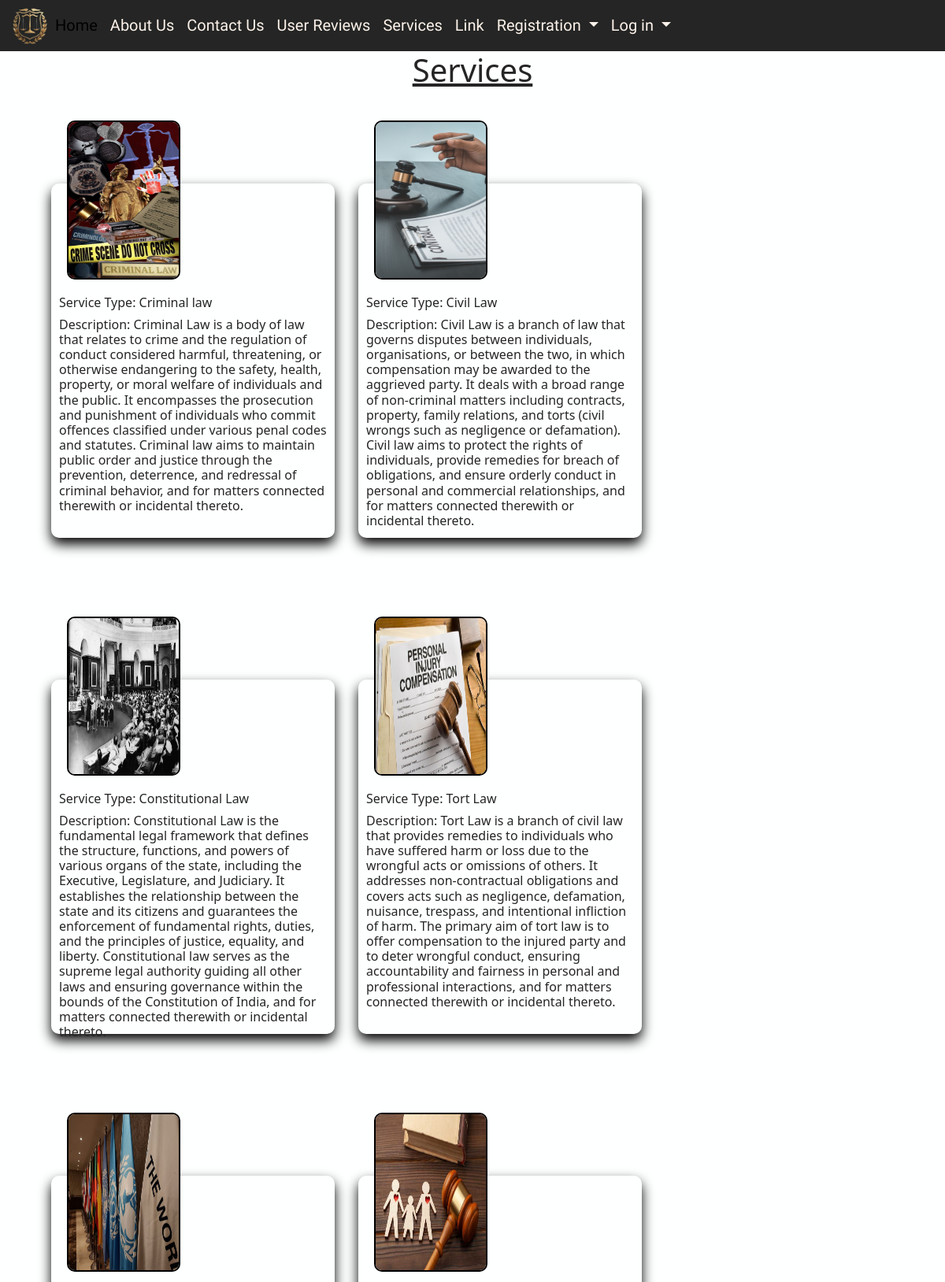
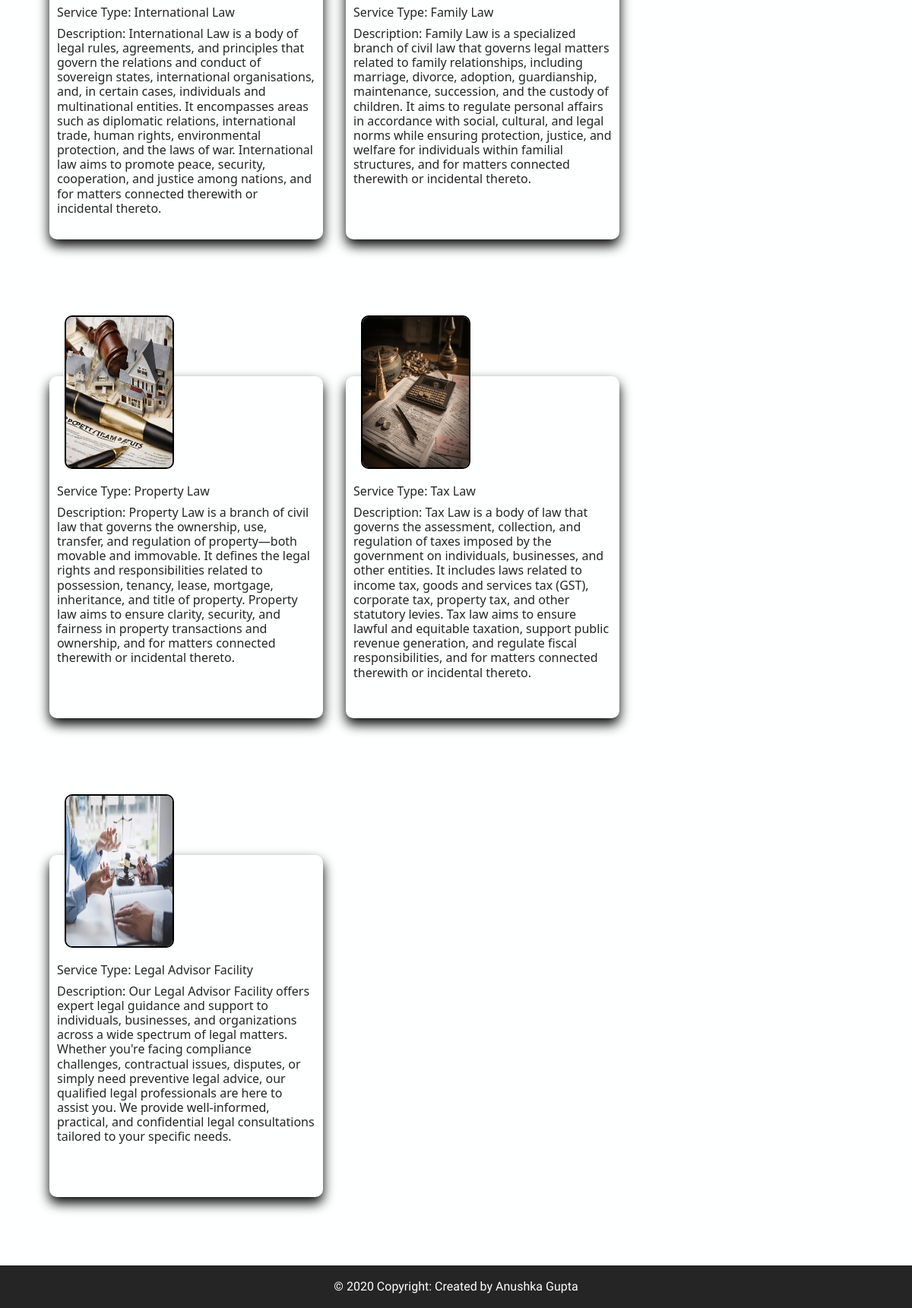
Page /services/ on the committed database (2 pictures, top to bottom).
### legal_app/models.py (models this page shows)
class Service(models.Model):
    service_type=models.CharField(max_length=100,primary_key=True)
    description=models.TextField(default="")
    service_pic=models.FileField(upload_to="service_pic/",default="")

### legal_app/views.py (the view)
# urls.py: path("services/",views.services,name="services"),
def services(request):
    services_list=Service.objects.all()
    services_dict={"services_key":services_list}
    return render(request,"legal_app/html/services.html",services_dict)

### legal_app/templates/legal_app/html/services.html (shortened to what this page needs)
<!DOCTYPE html>
{% load static %}
<html lang="en">
<head>
    {% include 'legal_app/common/common_css.html' %}
</head>
<body>
    <div class="main-div">
    {% include 'legal_app/common/header.html' %}
    <div style="margin:auto;" class="text-center">
        <h1 style="color:#242524; text-decoration:underline;">Services</h1>
    </div>
     <div class="feedback-div">
        {% for s in services_key %}
        <div class="feedback-card">
            <img src="/media/{{s.service_pic}}" alt="">
            <h6>Service Type: {{s.service_type}}</h6>
            <h6>Description: {{s.description}}</h6>
        </div>
        {% endfor %}
     </div>
    </div>
    {% include 'legal_app/common/footer.html' %}
</body>
</html>

### legal_app/templates/legal_app/common/common_css.html (shortened to what this page needs)
<!DOCTYPE html>
{% load static %}
<html lang="en">
<head>
    <link href="https://cdn.jsdelivr.net/npm/bootstrap@5.3.7/dist/css/bootstrap.min.css" rel="stylesheet">
    <link rel="stylesheet" href="https://cdnjs.cloudflare.com/ajax/libs/font-awesome/6.7.2/css/all.min.css" />
    <link rel="stylesheet" href="{% static 'legal_app/css/custom_style.css' %}">
</head>
<body>
</body>
</html>

### legal_app/templates/legal_app/common/header.html (shortened to what this page needs)
<!DOCTYPE html>
{% load static %}
<html lang="en">
<head>
</head>
<body>
    <nav class="navbar navbar-expand-lg" style="background-color:#242524;">
  <div class="container-fluid">
    <img src="{% static 'legal_app/images/image-removebg-preview.png' %}" style="width:50px; border-radius:50%;">
    <div class="collapse navbar-collapse" id="navbarSupportedContent">
      <ul class="navbar-nav me-auto mb-2 mb-lg-0">
        <li class="nav-item">
          <a class="nav-link active" aria-current="page" href="/">Home</a>
        </li>
        <li class="nav-item">
          <a class="nav-link" href="/about/">About Us</a>
        </li>
        <li class="nav-item">
          <a class="nav-link" href="/contact/">Contact Us</a>
        </li>
        <li class="nav-item">
          <a class="nav-link" href="/all_feedback/">User Reviews</a>
        </li>
        <li class="nav-item">
          <a class="nav-link" href="/services/">Services</a>
        </li>
        <li class="nav-item">
          <a class="nav-link" href="#">Link</a>
        </li>
        <li class="nav-item dropdown">
          <a class="nav-link dropdown-toggle" href="#" role="button" data-bs-toggle="dropdown" aria-expanded="false">
            Registration
          </a>
        </li>
         <li class="nav-item dropdown">
          <a class="nav-link dropdown-toggle" href="#" role="button" data-bs-toggle="dropdown" aria-expanded="false">
            Log in
          </a>
        </li>
      </ul>
    </div>
  </div>
</nav>
</body>
</html>

### legal_app/templates/legal_app/common/footer.html (shortened to what this page needs)
<!DOCTYPE html>
<html lang="en">
<head>
</head>
<body>
    <footer class="bg-body text-center text-lg-start ">
  <div class="text-center p-3" style="background-color:#242524; color:#feffff; font-family:'Quintessential';">
    © 2020 Copyright: Created by Anushka Gupta
  </div>
</footer>
</body>
</html>

### legal_app/static/legal_app/css/custom_style.css (style rules this page uses)
html,body { min-height:100vh; display:flex; flex-direction:column; background-color:#feffff; }
.main-div { flex:1; }

### legal_app/templates/legal_app/html/services.html (style rules this page uses)
.feedback-div { display: flex; margin-left:50px; flex-wrap:wrap; margin-top: 30px; }
.feedback-card { width:360px; height: 450px; margin:15px; border-radius: 10px; transition: transform 0.5s; box-shadow:0 8px 16px rgb(0,0,0.8); margin-bottom: 90px; margin-top: 90px; }
.feedback-card img { width:40%; height: 45%; margin-bottom:20px; margin-top: -80px; margin-left: 20px; border-radius: 10px; border:2px solid black; display: inline; margin-right: 10px; }
h6 { color:#242524; margin-left:10px; margin-right:10px; }

### legal_app/templates/legal_app/common/header.html (style rules this page uses)
.nav-link { color:#fdf2ea; font-size:20px; font-family:'Quintessential'; }

### rows in the picture
Service: service_pic (picture), service_type "Criminal law", description "Criminal Law is a body of law that relates to crime and the regulation of conduct considered harmful, threatening, or otherwise endangering to the safety, health, property, or moral welfare of individuals and the public. It encompasses the prosecution and punishment of individuals who commit offences classified under various penal codes and statutes. Criminal law aims to maintain public order and justice through the prevention, deterrence, and redressal of criminal behavior, and for matters connected therewith or incidental thereto."
Service: service_pic (picture), service_type "Civil Law", description "Civil Law is a branch of law that governs disputes between individuals, organisations, or between the two, in which compensation may be awarded to the aggrieved party. It deals with a broad range of non-criminal matters including contracts, property, family relations, and torts (civil wrongs such as negligence or defamation). Civil law aims to protect the rights of individuals, provide remedies for breach of obligations, and ensure orderly conduct in personal and commercial relationships, and for matters connected therewith or incidental thereto."
Service: service_pic (picture), service_type "Constitutional Law", description "Constitutional Law is the fundamental legal framework that defines the structure, functions, and powers of various organs of the state, including the Executive, Legislature, and Judiciary. It establishes the relationship between the state and its citizens and guarantees the enforcement of fundamental rights, duties, and the principles of justice, equality, and liberty. Constitutional law serves as the supreme legal authority guiding all other laws and ensuring governance within the bounds of the Constitution of India, and for matters connected therewith or incidental thereto."
Service: service_pic (picture), service_type "Tort Law", description "Tort Law is a branch of civil law that provides remedies to individuals who have suffered harm or loss due to the wrongful acts or omissions of others. It addresses non-contractual obligations and covers acts such as negligence, defamation, nuisance, trespass, and intentional infliction of harm. The primary aim of tort law is to offer compensation to the injured party and to deter wrongful conduct, ensuring accountability and fairness in personal and professional interactions, and for matters connected therewith or incidental thereto."
Service: service_pic (picture), service_type "International Law", description "International Law is a body of legal rules, agreements, and principles that govern the relations and conduct of sovereign states, international organisations, and, in certain cases, individuals and multinational entities. It encompasses areas such as diplomatic relations, international trade, human rights, environmental protection, and the laws of war. International law aims to promote peace, security, cooperation, and justice among nations, and for matters connected therewith or incidental thereto."
Service: service_pic (picture), service_type "Family Law", description "Family Law is a specialized branch of civil law that governs legal matters related to family relationships, including marriage, divorce, adoption, guardianship, maintenance, succession, and the custody of children. It aims to regulate personal affairs in accordance with social, cultural, and legal norms while ensuring protection, justice, and welfare for individuals within familial structures, and for matters connected therewith or incidental thereto."
Service: service_pic (picture), service_type "Property Law", description "Property Law is a branch of civil law that governs the ownership, use, transfer, and regulation of property—both movable and immovable. It defines the legal rights and responsibilities related to possession, tenancy, lease, mortgage, inheritance, and title of property. Property law aims to ensure clarity, security, and fairness in property transactions and ownership, and for matters connected therewith or incidental thereto."
Service: service_pic (picture), service_type "Tax Law", description "Tax Law is a body of law that governs the assessment, collection, and regulation of taxes imposed by the government on individuals, businesses, and other entities. It includes laws related to income tax, goods and services tax (GST), corporate tax, property tax, and other statutory levies. Tax law aims to ensure lawful and equitable taxation, support public revenue generation, and regulate fiscal responsibilities, and for matters connected therewith or incidental thereto."
Service: service_pic (picture), service_type "Legal Advisor Facility", description "Our Legal Advisor Facility offers expert legal guidance and support to individuals, businesses, and organizations across a wide spectrum of legal matters. Whether you're facing compliance challenges, contractual issues, disputes, or simply need preventive legal advice, our qualified legal professionals are here to assist you. We provide well-informed, practical, and confidential legal consultations tailored to your specific needs."
